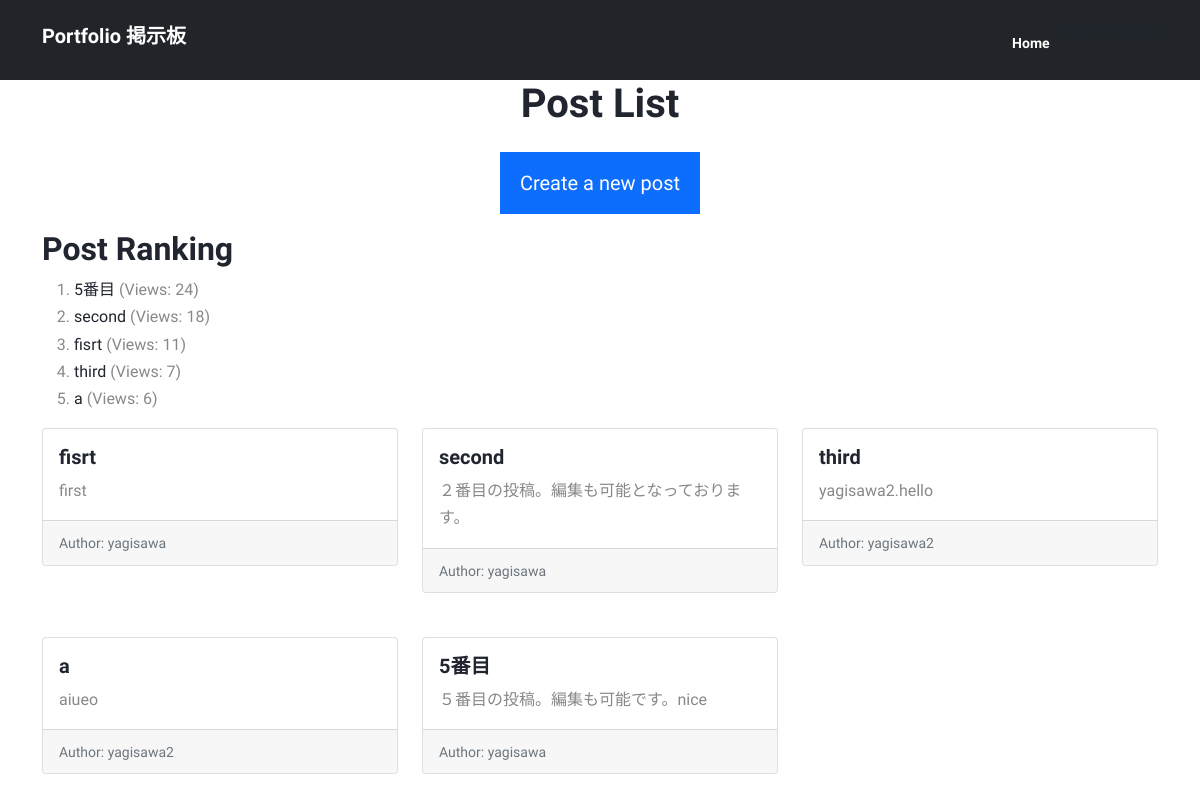
The app's page /, older data.
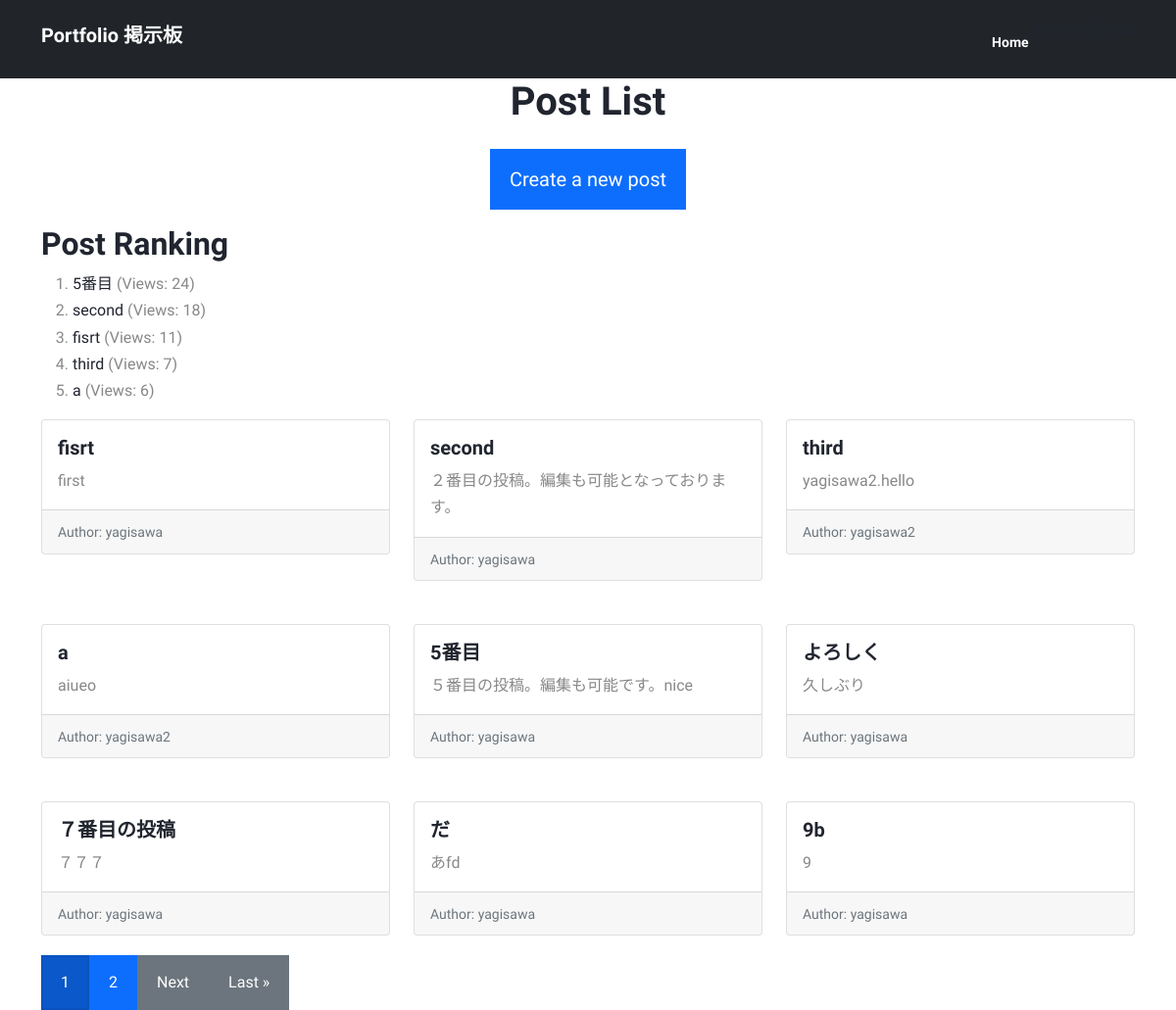
The same page, newer data.
### myapp/models.py (models this page shows, shortened)
class Post(models.Model):
    title = models.CharField(max_length=200)
    content = models.TextField()
    author = models.ForeignKey(User, on_delete=models.CASCADE)
    created_at = models.DateTimeField(auto_now_add=True)
    updated_at = models.DateTimeField(auto_now=True)
    likes = models.ManyToManyField(settings.AUTH_USER_MODEL, related_name='likes', blank=True)
    views = models.IntegerField(default=0)
    icon = models.ImageField(upload_to='icons/', blank=True, null=True)
    def get_author_avatar_url(self):
        return self.author.profile.avatar.url if self.author.profile.avatar else None

### myapp/views.py (the view)
# urls.py: path('', views.post_list, name='post_list'),
def post_list(request):
    posts = Post.objects.all()
    ranked_posts = Post.objects.annotate(num_views=F('views') + 1).order_by('-num_views')[:5]
    paginator = Paginator(posts, 9)
    page_number = request.GET.get('page')
    page_obj = paginator.get_page(page_number)
    if page_number is None or int(page_number) == 1:
        show_ranking = True
    else:
        show_ranking = False
    if request.method == 'POST':
        form = CommentForm(request.POST)
        if form.is_valid():
            comment = form.save(commit=False)
            comment.post = Post
            comment.save()
            return redirect('post_detail', pk=Post.pk)
    else:
        form = CommentForm()
    return render(request, 'myapp/post_list.html', {'posts': posts, 'ranked_posts': ranked_posts, 'page_obj': page_obj, 'form': form})

### myapp/templates/myapp/post_list.html (shortened to what this page needs)
{% extends 'base.html' %}
{% load static %}
{% block content %}
<div class="container">
  <div class="text-center">
    <h1>Post List</h1>
    <a class="btn btn-primary btn-lg mt-3 mb-3" href="{% url 'post_create' %}">Create a new post</a>
  </div>
  <div class="row">
    <div class="col-md-12">
      <div class="post-section">
        <h2>Post Ranking</h2>
        <ol class="ranking-list">
          {% for post in ranked_posts %}
            <li><a href="{% url 'post_detail' post.pk %}">{{ post.title }}</a> (Views: {{ post.views }})</li>
          {% empty %}
            <li>No posts yet.</li>
            <li>Be the first to create a post and get to the top of the ranking!</li>
          {% endfor %}
        </ol>
      </div>
    </div>
  </div>
  {% if page_obj %}
    <div class="row row-cols-1 row-cols-md-3 g-4">
      {% for post in page_obj %}
        <div class="col">
          <div class="card">
            <div class="card-body">
              <h5 class="card-title"><a href="{% url 'post_detail' post.pk %}">{{ post.title }}</a></h5>
              <p class="card-text">{{ post.content }}</p>
            </div>
            <div class="card-footer">
              <small class="text-muted">Author: {{ post.author.username }}</small>
            </div>
          </div>
        </div>
      {% empty %}
        <p>No posts yet.</p>
      {% endfor %}
    </div>
    {% if page_obj.has_other_pages %}
      <div class="pagination">
        {% for num in page_obj.paginator.page_range %}
          {% if page_obj.number == num %}
            <a class="btn btn-primary active" href="?page={{ num }}">{{ num }}</a>
          {% else %}
            <a class="btn btn-primary" href="?page={{ num }}">{{ num }}</a>
          {% endif %}
        {% endfor %}
        {% if page_obj.has_next %}
          <a class="btn btn-secondary" href="?page={{ page_obj.next_page_number }}">Next</a>
          <a class="btn btn-secondary" href="?page={{ page_obj.paginator.num_pages }}">Last &raquo;</a>
        {% endif %}
      </div>
    {% endif %}
  {% else %}
    <p>No posts yet.</p>
  {% endif %}
</div>
{% endblock %}

### myapp/templates/base.html (shortened to what this page needs)
{% load static %}
<!DOCTYPE html>
<html>
  <head>
    <link href="https://cdn.jsdelivr.net/npm/bootstrap@5.0.2/dist/css/bootstrap.min.css" rel="stylesheet">
    <link rel="stylesheet" href="{% static 'myapp/style.css' %}">
  </head>
  <body>
      <nav class="navbar navbar-expand-lg navbar-dark bg-dark py-3">
        <div class="container">
          <h3 class="navbar-brand">Portfolio 掲示板</h3>
          <div class="collapse navbar-collapse" id="navbarNav">
            <ul class="navbar-nav ms-auto">
              <li class="nav-item">
                <a class="nav-link active" aria-current="page" href="{% url 'post_list' %}">Home</a>
              </li>
              {% if user.is_authenticated %}
              <li class="auth-item">
                <p class="text-white">Logged in as: {{ user.username }}</p>
              </li>
              <li class="nav-item">
                <a class="nav-link" href="{% url 'my_posts' %}">My posts</a>
              </li>
              <li class="nav-item">
                <a class="nav-link" href="{% url 'profile' user.username %}">Edit Profile</a>
              </li>
              <li class="nav-item ms-3">
                <form method="post" action="{% url 'logout' %}">
                  {% csrf_token %}
                    <button type="submit">Log out</button>
                </form>
              </li>
              {% else %}
                <li class="auth-links">
                  <a href="{% url 'login' %}">Log in</a>
                  <a href="{% url 'signup' %}">Sign up</a>
                </li>
              {% endif %}
            </ul>
          </div>
        </div>
      </nav>
    <div id="content">
      {% block content %}
      {% endblock %}
    </div>
  </body>
</html>

### myapp/static/myapp/style.css (style rules this page uses)
:root { --primary: #0d6efd; --dark: #21252f; --body: #888; }
body { font-family: 'Sora', sans-serif; line-height: 1.7; color: var(--body); }
h1, h2, h3, h4, h5, h6 { color: var(--dark); font-weight: 700; }
a { color: var(--dark); text-decoration: none; }
.navbar .nav-link { color: #fff !important; font-size: 14px; font-weight: 700; padding-top: 16px; }
.btn { padding: 14px 18px; border-width: 2px; border-radius: 0; }
.card { margin-bottom: 20px; }

Row changes from the older to the newer data that the page shows:
added Post: title "よろしく", content "久しぶり", author.username "yagisawa"
added Post: title "７番目の投稿", content "７７７", author.username "yagisawa"
added Post: title "だ", content "あfd", author.username "yagisawa"
added Post: title "9b", content "9", author.username "yagisawa"
Text that changed along with them:
new list line: "1"
new list line: "2"
text now shown: "Next Last »"
